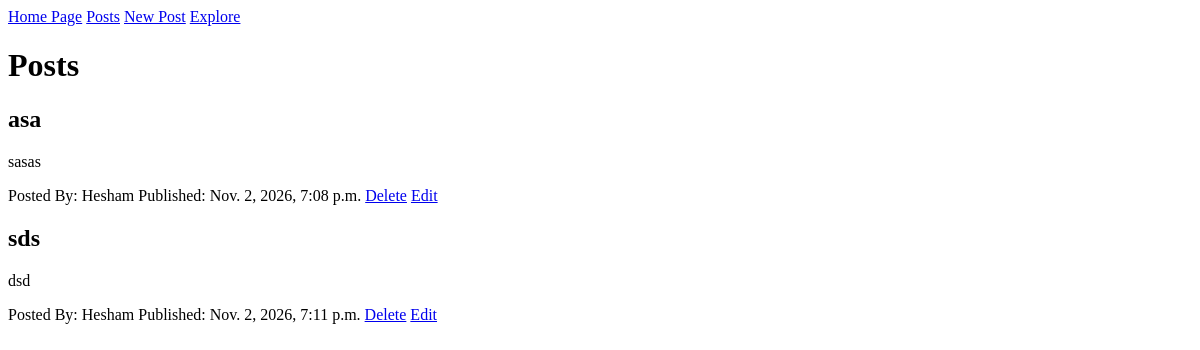
The app's page /posts (signed in), older data.
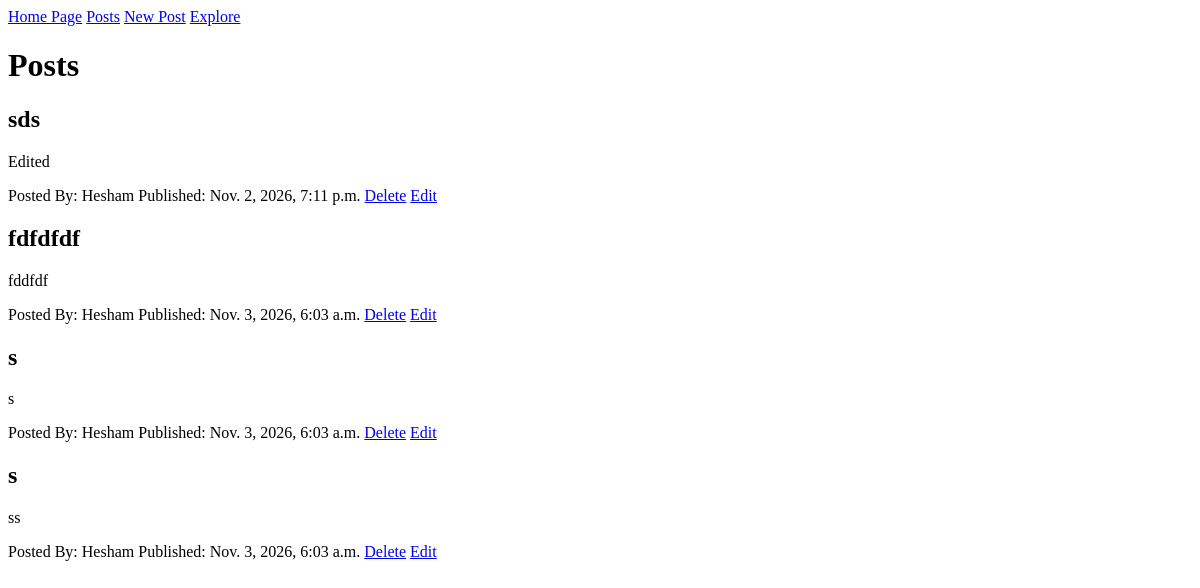
The same page, newer data.
### main/models.py (models this page shows)
class Posts(models.Model):
    user = models.ForeignKey(
        settings.AUTH_USER_MODEL,
        on_delete=models.CASCADE
    )
    title = models.CharField(max_length=100)
    content = models.TextField(max_length=1000)
    created_at = models.DateTimeField(auto_now_add=True)
    updated_at = models.DateTimeField(auto_now=True)

### main/views.py (the view)
# urls.py: path("posts", views.PostsView.as_view(), name="posts"),
class PostsView(LoginRequiredMixin, ListView):
    model = Posts
    template_name = "posts/posts.html"
    context_object_name = "posts"
    def get_queryset(self):
        return Posts.objects.filter(
            user=self.request.user
        )

### templates/posts/posts.html
{% extends 'base.html' %}
{% block content %}
  <h1>Posts</h1>
  {% for post in posts %}
    <div class="post">
      <h2>{{ post.title }}</h2>
      <p>{{ post.content }}</p>
      <span>Posted By: {{ post.user.username }}</span>
      <span>Published: {{ post.created_at }}</span>
      {% if post.user == request.user %}
        <a href="{% url 'delete-post' post.pk %}">Delete</a>
        <a href="{% url 'edit-post' post.pk%}">Edit</a>
      {% endif %}
    </div>
  {% empty %}
    <p>You haven't created any posts</p>
    <a href="{% url 'new-post' %}">New Post</a>
  {% endfor %}
{% endblock content %}

### templates/base.html (shortened to what this page needs)
<!DOCTYPE html>
<html lang="en">
<head>
</head>
<body>
<nav>
  <a href="{% url 'index' %}">Home Page</a>
  <a href="{% url 'posts' %}">Posts</a>
  <a href="{% url 'new-post' %}">New Post</a>
  <a href="{% url 'all-posts' %}">Explore</a>
</nav>
{% block content %}
{% endblock %}
</body>
</html>

Row changes from the older to the newer data that the page shows:
removed Posts: title "asa", content "sasas", user.username "Hesham", created_at "Nov. 2, 2026, 7:08 p.m.", shows "Delete"
changed Posts "sds": content "dsd" → "Edited"
added Posts: title "fdfdfdf", content "fddfdf", user.username "Hesham", created_at "Nov. 3, 2026, 6:03 a.m.", shows "Delete"
added Posts: title "s", content "s", user.username "Hesham", created_at "Nov. 3, 2026, 6:03 a.m.", shows "Delete"
added Posts: title "s", content "ss", user.username "Hesham", created_at "Nov. 3, 2026, 6:03 a.m.", shows "Delete"
